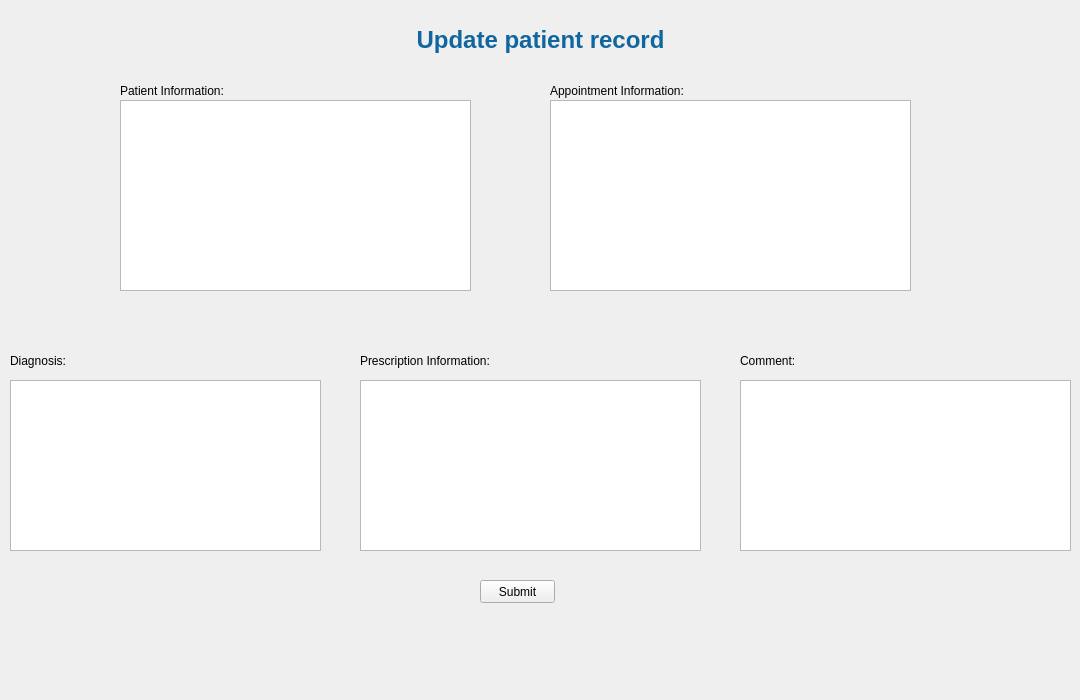
    <widget class="QWidget" name="issue_prescription_page">
     <widget class="QTextEdit" name="input_prescription">
      <property name="geometry">
       <rect>
        <x>360</x>
        <y>380</y>
        <width>341</width>
        <height>171</height>
       </rect>
      </property>
      <property name="overwriteMode">
       <bool>false</bool>
      </property>
      <property name="placeholderText">
       <string/>
      </property>
     </widget>
     <widget class="QListWidget" name="patient_info_list">
      <property name="geometry">
       <rect>
        <x>120</x>
        <y>100</y>
        <width>351</width>
        <height>191</height>
       </rect>
      </property>
     </widget>
     <widget class="QLabel" name="label_15">
      <property name="geometry">
       <rect>
        <x>120</x>
        <y>80</y>
        <width>261</width>
        <height>21</height>
       </rect>
      </property>
      <property name="mouseTracking">
       <bool>true</bool>
      </property>
      <property name="text">
       <string>Patient Information:</string>
      </property>
     </widget>
     <widget class="QPushButton" name="submit_button">
      <property name="geometry">
       <rect>
        <x>480</x>
        <y>580</y>
        <width>75</width>
        <height>23</height>
       </rect>
      </property>
      <property name="text">
       <string>Submit</string>
      </property>
     </widget>
     <widget class="QLabel" name="fields_error_label_3">
      <property name="geometry">
       <rect>
        <x>390</x>
        <y>630</y>
        <width>251</width>
        <height>61</height>
       </rect>
      </property>
      <property name="text">
       <string/>
      </property>
      <property name="wordWrap">
       <bool>true</bool>
      </property>
     </widget>
     <widget class="QListWidget" name="appointment_info_list">
      <property name="geometry">
       <rect>
        <x>550</x>
        <y>100</y>
        <width>361</width>
        <height>191</height>
       </rect>
      </property>
     </widget>
     <widget class="QLabel" name="label_19">
      <property name="geometry">
       <rect>
        <x>550</x>
        <y>80</y>
        <width>271</width>
        <height>21</height>
       </rect>
      </property>
      <property name="mouseTracking">
       <bool>true</bool>
      </property>
      <property name="text">
       <string>Appointment Information:</string>
      </property>
     </widget>
     <widget class="QLabel" name="label_20">
      <property name="geometry">
       <rect>
        <x>360</x>
        <y>350</y>
        <width>221</width>
        <height>21</height>
       </rect>
      </property>
      <property name="mouseTracking">
       <bool>true</bool>
      </property>
      <property name="text">
       <string>Prescription Information:</string>
      </property>
     </widget>
     <widget class="QTextEdit" name="input_diagnosis">
      <property name="geometry">
       <rect>
        <x>10</x>
        <y>380</y>
        <width>311</width>
        <height>171</height>
       </rect>
      </property>
      <property name="placeholderText">
       <string/>
      </property>
     </widget>
     <widget class="QTextEdit" name="input_comment">
      <property name="geometry">
       <rect>
        <x>740</x>
        <y>380</y>
        <width>331</width>
        <height>171</height>
       </rect>
      </property>
     </widget>
     <widget class="QLabel" name="label_21">
      <property name="geometry">
       <rect>
        <x>10</x>
        <y>350</y>
        <width>211</width>
        <height>21</height>
       </rect>
      </property>
      <property name="mouseTracking">
       <bool>true</bool>
      </property>
      <property name="text">
       <string>Diagnosis:</string>
      </property>
     </widget>
     <widget class="QLabel" name="label_22">
      <property name="geometry">
       <rect>
        <x>740</x>
        <y>350</y>
        <width>201</width>
        <height>21</height>
       </rect>
      </property>
      <property name="mouseTracking">
       <bool>true</bool>
      </property>
      <property name="text">
       <string>Comment:</string>
      </property>
     </widget>
     <widget class="QLabel" name="general_label_5">
      <property name="geometry">
       <rect>
        <x>350</x>
        <y>20</y>
        <width>381</width>
        <height>41</height>
       </rect>
      </property>
      <property name="text">
       <string>&lt;html&gt;&lt;head/&gt;&lt;body&gt;&lt;p align=&quot;center&quot;&gt;&lt;span style=&quot; font-size:18pt; font-weight:600; color:#10669f;&quot;&gt;Update patient record&lt;/span&gt;&lt;/p&gt;&lt;/body&gt;&lt;/html&gt;</string>
      </property>
      <property name="wordWrap">
       <bool>true</bool>
      </property>
     </widget>
    </widget>
